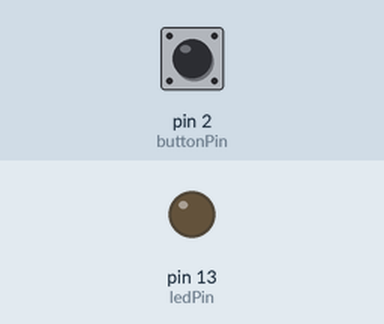
This sketch was run on a simulated Arduino Uno, built with avr-gcc and run on an emulated ATmega328P. Shown: output pins drawn as LEDs (lit = HIGH). The inputs (shaded band) are chosen by the test bench; at power-on: pin 2 (buttonPin) LOW.

Above: at 1.2 s.
1.3 s: pin 2 (buttonPin) pulled HIGH for 0.15 s
At 1.37 s:
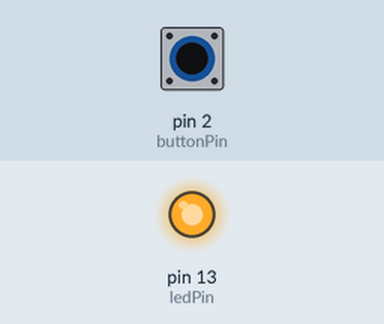
2.9 s: pin 2 (buttonPin) pulled HIGH for 3.2 s
At 7.3 s:
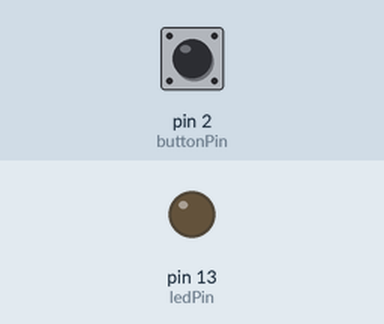
Timing chart, 0 to 8.8 s (numbered marks = the images above; inputs shaded):
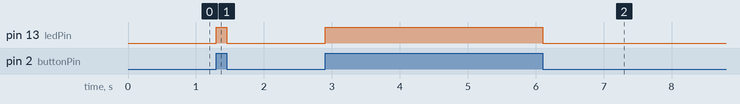

The sketch:

interrupt_external_2.ino
```cpp
/*
 * externalInterrupt.pde: INT 0 外部中斷
 */

const int interruptNumber = 0;           // Interrupt 0 在 pin 2 上
const int buttonPin = 2;                 // 按鈕(pushbutton)
const int ledPin = 13;                   // LED
volatile int buttonState;                // 用來儲存按鈕狀態

void setup() {
  pinMode(ledPin, OUTPUT);               // 把 ledPin 設置成 OUTPUT
  pinMode(buttonPin, INPUT);             // 把 buttonPin 設置成 INPUT

  EIMSK |= (1 << INT0);                  // enable INT 0
EICRA |= (1 << ISC00);                 // pin 狀態改變時觸發中斷
EICRA &= ~(1 << ISC01);
}

void loop() {
  // do nothing
}

// 讀取 buttonPin 的狀態&#65292;並反應到 ledPin 上
void buttonStateChanged() {
  buttonState = digitalRead(buttonPin);
  digitalWrite(ledPin, buttonState);
}

// Interrupt 0 的中斷處理函式
ISR(INT0_vect) {
  buttonStateChanged();
}
```

Measured:
- after the input at 1.3 s, pin 13 (ledPin): LOW → HIGH at once, → LOW 0.15 s later
- after the input at 2.9 s, pin 13 (ledPin): LOW → HIGH at once, → LOW 3.2 s later
